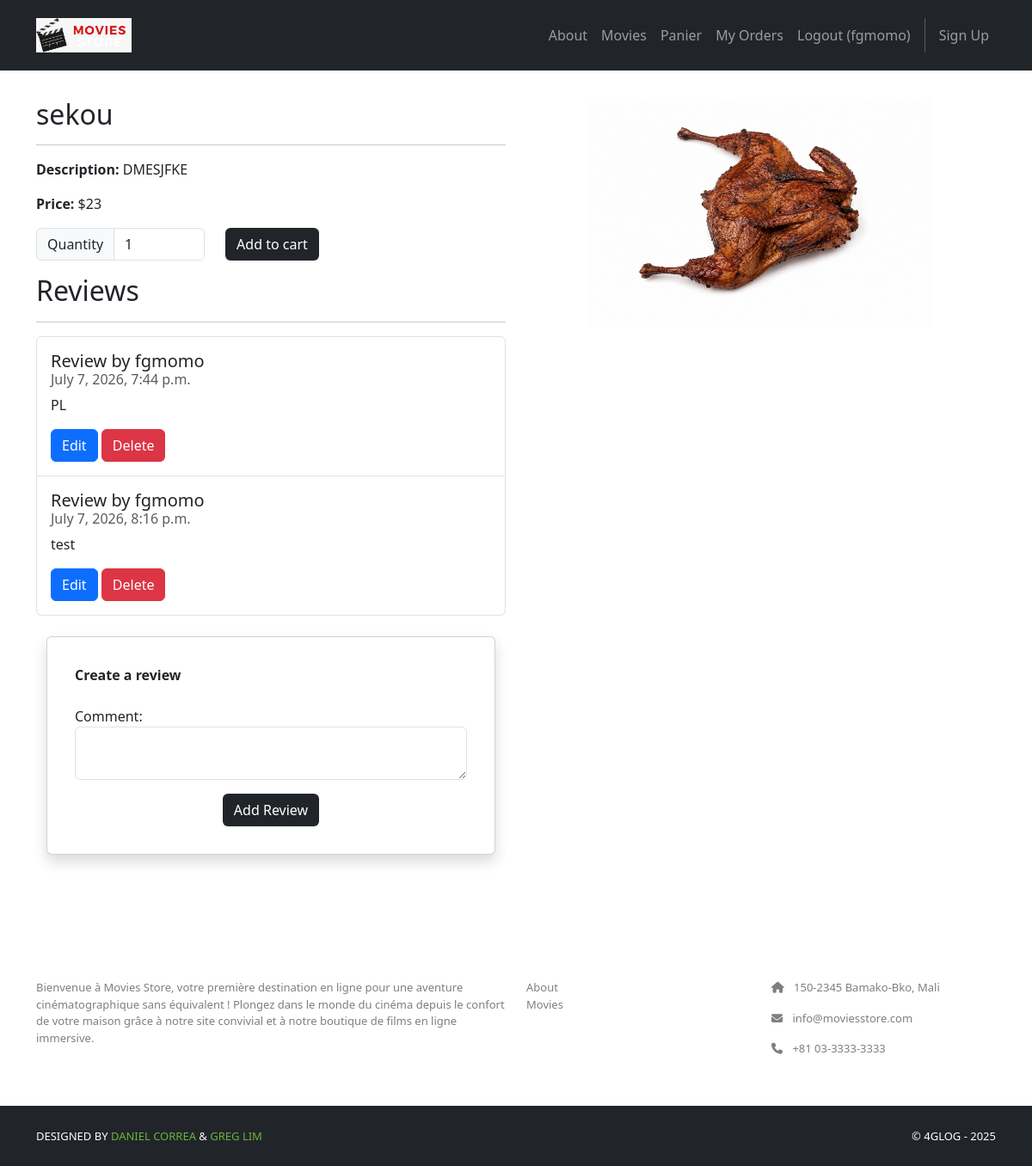
/movies/2/ (signed in), run on the app's committed database.
### movies/models.py (models this page shows, shortened)
class Movie(models.Model):
    id = models.AutoField(primary_key=True)
    title = models.CharField(max_length=255)
    price = models.IntegerField()
    description = models.TextField()
    image = models.ImageField(upload_to='movies/images')

class Review(models.Model):
    id = models.AutoField(primary_key=True)
    comment = models.CharField(max_length=255)
    date = models.DateTimeField(auto_now_add=True)
    movie = models.ForeignKey(Movie, on_delete=models.CASCADE)
    user = models.ForeignKey(User, on_delete=models.CASCADE)

### movies/views.py (the view)
# urls.py: path('<int:id>/', views.show, name='movies.show'),
def show(request, id):
    movie = Movie.objects.get(id=id)
    reviews = Review.objects.filter(movie=movie)
    template_data = {}
    template_data['title'] = movie.title
    template_data['movie'] = movie
    template_data['reviews'] = reviews
    return render(request, 'movies/show.html',
                  {'template_data': template_data})

### movies/templates/movies/show.html (shortened to what this page needs)
{% extends 'base.html' %} {% block content %} {% load static %}
<div class="p-3">
  <div class="container">
    <div class="row mt-3">
      <div class="col-md-6 mx-auto mb-3">
        <h2>{{ template_data.movie.title }}</h2>
        <hr />
        <p><b>Description:</b> {{ template_data.movie.description }}</p>
        <p><b>Price:</b> ${{ template_data.movie.price }}</p>
         <p class="card-text">
          <form method="post" action="{% url 'cart.add' id=template_data.movie.id %}">
            <div class="row">
              <div class="col-auto">
                <div class="input-group col-auto">
                  <div class="input-group-text">Quantity
                    </div>
                  <input type="number" min="1" max="10"
                    class="form-control quantity-input"
                    name="quantity" value="1">
                </div>
              </div>
              <div class="col-auto">
                <button class="btn bg-dark text-white"
                  type="submit">Add to cart</button>
              </div>
            </div>
          </form>
        </p>
        <h2>Reviews</h2>
        <hr />
        <ul class="list-group">
          {% for review in template_data.reviews %}
          <li class="list-group-item pb-3 pt-3">
            <h5 class="card-title">Review by {{ review.user.username }}</h5>
            <h6 class="card-subtitle mb-2 text-muted">{{ review.date }}</h6>
            <p class="card-text">{{ review.comment }}</p>
            {% if user.is_authenticated and user == review.user %}
            <a
              class="btn btn-primary"
              href="{% url 'movies.edit_review' id=template_data.movie.id review_id=review.id %}"
            >
              Edit
            </a>
            <a
              class="btn btn-danger"
              href="{% url 'movies.delete_review' id=template_data.movie.id review_id=review.id %}"
            >
              Delete
            </a>
            {% endif %}
          </li>
          {% endfor %}
        </ul>
        {% if user.is_authenticated %}
        <div class="container mt-4">
          <div class="row justify-content-center">
            <div class="col-12">
              <div class="card shadow p-3 mb-4 rounded">
                <div class="card-body">
                  <b class="text-start">Create a review </b><br /><br />
                  <form method="POST" action="{% url 'movies.create_review' id=template_data.movie.id %}">
                    <p>
                      <label for="comment">Comment:</label>
                      <textarea
                        name="comment"
                        required
                        class="form-control"
                        id="comment"
                      ></textarea>
                    </p>
                    <div class="text-center">
                      <button type="submit" class="btn bg-dark text-white">
                        Add Review
                      </button>
                    </div>
                  </form>
                </div>
              </div>
            </div>
          </div>
        </div>
        {% endif %}
      </div>
      <div class="col-md-6 mx-auto mb-3 text-center">
        <img
          src="{{ template_data.movie.image.url }}"
          class="rounded img-card-400"
        />
      </div>
    </div>
  </div>
</div>
{% endblock content %}

### moviesstore/templates/base.html (shortened to what this page needs)
<!doctype html>
<html>
  <head>
    {% load static %}
    <link
      rel="stylesheet"
      type="text/css"
      href="{% static 'css/style.css' %}"
    />
    <link
      href="https://cdn.jsdelivr.net/npm/bootstrap@5.3.3/dist/css/bootstrap.min.css"
      rel="stylesheet"
    />
    <link
      rel="stylesheet"
      href="https://cdnjs.cloudflare.com/ajax/libs/font-awesome/6.1.1/css/all.min.css"
    />
  </head>
  <body>
    <nav class="p-3 navbar navbar-dark bg-dark navbar-expand-lg">
      <div class="container">
        <a class="navbar-brand" href="{% url 'home.index' %}">
          <img src="{% static 'img/logo.jpeg' %}" alt="logo" height="40" />
        </a>
        <div class="collapse navbar-collapse" id="navbarNavAltMarkup">
          <div class="navbar-nav ms-auto navbar-ml">
            <a class="nav-link" href="{% url 'home.about' %}">About</a>
            <a class="nav-link" href="{% url 'movies.index' %}">Movies</a>
            <a class="nav-link" href="{% url 'cart.index' %}">Panier</a>
            {% if user.is_authenticated %}
            <a class="nav-link" href="{% url 'accounts.orders' %}">My Orders</a>
            <a class="nav-link" href="{% url 'accounts.logout' %}"
              >Logout ({{ user.username }})</a
            >
            {% else %}
            <a class="nav-link" href="{% url 'accounts.login' %}">Login</a>
            {% endif %}
            <a class="nav-link" href="{% url 'accounts.signup' %}">Sign Up</a>
          </div>
        </div>
      </div>
    </nav>
    <div>{% block content %} {% endblock content %}</div>
    <section class="p-3 ms-footer d-none d-md-block">
      <div class="container">
        <div class="row mt-3 text-white">
          <div class="col-md-6 col-lg-6 col-xl-6 mx-auto mb-4">
            <b>MOVIES STORE</b>
            <hr />
            <p>
              Bienvenue à Movies Store, votre première destination en ligne pour
              une aventure cinématographique sans équivalent ! Plongez dans le
              monde du cinéma depuis le confort de votre maison grâce à notre
              site convivial et à notre boutique de films en ligne immersive.
            </p>
          </div>
          <div class="col-md-3 col-lg-3 col-xl-3 mx-auto mb-4">
            <b>LINKS</b>
            <hr />
            <p>
              <a class="nav-link" href="{% url 'home.about' %}">About</a>
              <a class="nav-link" href="{% url 'movies.index' %}">Movies</a>
            </p>
          </div>
          <div class="col-md-3 col-lg-3 col-xl-3 mx-auto mb-4">
            <b>CONTACT</b>
            <hr />
            <p><i class="fas fa-home me-2"></i> 150-2345 Bamako-Bko, Mali</p>
            <p><i class="fas fa-envelope me-2"></i> info@moviesstore.com</p>
            <p><i class="fas fa-phone me-2"></i> +81 03-3333-3333</p>
          </div>
        </div>
      </div>
    </section>
    <section class="p-3 ms-footer-bottom bg-dark">
      <div class="container d-flex justify-content-between">
        <div class="me-5 text-white">
          <span
            >DESIGNED BY
            <a href="https://www.x.com/danielgarax" target="_blank"
              >DANIEL CORREA</a
            >
            &
            <a href="https://www.x.com/greglim81" target="_blank">GREG LIM</a>
          </span>
        </div>
        <div class="text-white">
          <span>© 4GLOG - 2025</span>
        </div>
      </div>
    </section>
  </body>
</html>

### moviesstore/static/css/style.css (style rules this page uses)
.bg-dark { background-color: #2E2E2E !important; }
.ms-footer p { color: #7F7F7F; font-size: 13px; }
.ms-footer-bottom span { font-size: 13px; line-height: 38px; }
.ms-footer-bottom a { color: #6ab43e; text-decoration: none; }
.img-card-400 { width: fit-content; max-width: 400px; }

### data on the page
Movie: movie "sekou", movie.description "DMESJFKE", movie.price "23", movie.image (picture)
Review: user.username "fgmomo", date "July 7, 2026, 7:44 p.m.", comment "PL", shows "Edit"
Review: user.username "fgmomo", date "July 7, 2026, 8:16 p.m.", comment "test", shows "Edit"

### other printed values
{{ user.username }} "fgmomo"
